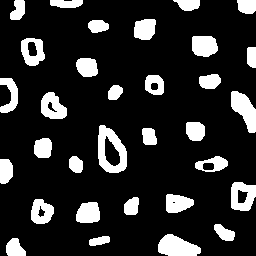
#> input picture bolhas.png, 256 x 256 px
$ jupyter execute bolhas.ipynb
#> lines starting #> are read from the running program, lines starting #| are printed output that depends on the picture; after the words box and inside, x2 and y2 are one past the last pixel; in counts of white or black regions, pixels touching at a corner belong together
<h2>Pré-processamento das Imagens</h2>

<p>Nesta célula, carregamos a imagem em escala de cinza usando a função cv2.imread() do OpenCV. A imagem é exibida utilizando matplotlib, para visualização inicial antes do pré-processamento.</p>

[cell 1]
import cv2
import numpy as np
import matplotlib.pyplot as plt

# Carregando a imagem em escala de cinza
image_path = 'bolhas.png'
image = cv2.imread(image_path, cv2.IMREAD_GRAYSCALE)
#> image: shape (256, 256); 16.5% white; 32 white regions, largest, box (x1, y1, x2, y2) and area: (98, 125, 127, 173) 789, (158, 234, 201, 256) 669, (231, 91, 256, 133) 613

# Exibindo a imagem original
plt.figure(figsize=(6, 6))
plt.title("Imagem Original")
plt.imshow(image, cmap='gray')
plt.axis('off')
plt.show()

<p>Aqui, aplicamos um filtro mediano para suavizar a imagem e reduzir os ruídos. O filtro mediano é útil para preservar as bordas enquanto elimina pequenas imperfeições. </p>

[cell 2]
# Aplicando um filtro mediano para reduzir ruídos
blurred_image = cv2.medianBlur(image, 5)
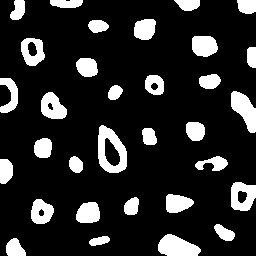
#> blurred_image: shape (256, 256); 16.3% white; 32 white regions, largest, box (x1, y1, x2, y2) and area: (98, 125, 127, 173) 790, (158, 234, 201, 256) 666, (231, 91, 256, 133) 611

# Exibindo a imagem pré-processada
plt.figure(figsize=(6, 6))
plt.title("Imagem Pré-processada (Filtro mediano)")
plt.imshow(blurred_image, cmap='gray')
plt.axis('off')
plt.show()

<h2>Extração do Fundo</h2>

<p>Nessa célula, usamos a limiarização Otsu para separar automaticamente os objetos do fundo da imagem. Após isso, aplicamos uma operação morfológica de fechamento para conectar pequenos fragmentos de objetos e limpar o resultado da segmentação.</p>
<p>Considerando que a imagem ja esta bem segmentada as operações morfológicas podem não ser cruciais</p>

[cell 3]
# Aplicando limiarização Otsu para separar os objetos do fundo
_, thresholded_image = cv2.threshold(blurred_image, 0, 255, cv2.THRESH_BINARY + cv2.THRESH_OTSU)


plt.figure(figsize=(6, 6))
plt.title("Imagem Pós-processada (Limiarização)")
plt.imshow(thresholded_image, cmap='gray')
plt.axis('off')
plt.show()

# Aplicando operações morfológicas para limpar a segmentação
kernel = cv2.getStructuringElement(cv2.MORPH_RECT, (3, 3))
cleaned_image = cv2.morphologyEx(thresholded_image, cv2.MORPH_CLOSE, kernel, iterations=2)
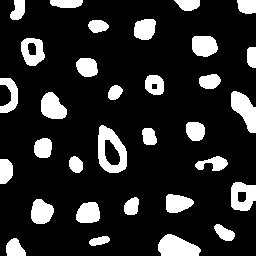
#> cleaned_image: shape (256, 256); 16.5% white; 32 white regions, largest, box (x1, y1, x2, y2) and area: (98, 125, 127, 173) 799, (158, 234, 201, 256) 678, (231, 91, 256, 133) 614

# Exibindo a imagem limiarizada e pós-processada
plt.figure(figsize=(6, 6))
plt.title("Imagem Pós-processada (Morfologia)")
plt.imshow(cleaned_image, cmap='gray')
plt.axis('off')
plt.show()

<h2>Segmentação e Contagem de Objetos usando Flood Fill</h2>

<p>Aqui, usamos a função bfs (Busca em Largura) para rotular os objetos conectados na imagem. Cada componente conectado recebe um rótulo único, e o total de objetos segmentados é exibido. A imagem resultante mostra cada objeto rotulado com uma cor diferente.</p>

[cell 4]
# Inicialize o rótulo e a matriz de labels
label_count = 1
labels = np.zeros_like(cleaned_image)
rows, cols = cleaned_image.shape
#> rows = 256; cols = 256

def bfs(x, y, label):
    queue = [(x, y)]
    labels[x, y] = label
    while queue:
        cx, cy = queue.pop(0)
        for nx, ny in [(cx+1, cy), (cx-1, cy), (cx, cy+1), (cx, cy-1)]:
            if 0 <= nx < rows and 0 <= ny < cols and cleaned_image[nx, ny] == 255 and labels[nx, ny] == 0:
                labels[nx, ny] = label
                queue.append((nx, ny))

# Percorrer todos os pixels da imagem
for i in range(rows):
    for j in range(cols):
        if cleaned_image[i, j] == 255 and labels[i, j] == 0:
            bfs(i, j, label_count)
            label_count += 1
#> after the loop, label_count = 33

num_objects = label_count - 1
#> num_objects = 32

# Exibindo a imagem rotulada
plt.figure(figsize=(6, 6))
plt.title(f"Imagem Segmentada com {num_objects} Objetos")
plt.imshow(labels, cmap='nipy_spectral')
plt.axis('off')
plt.show()
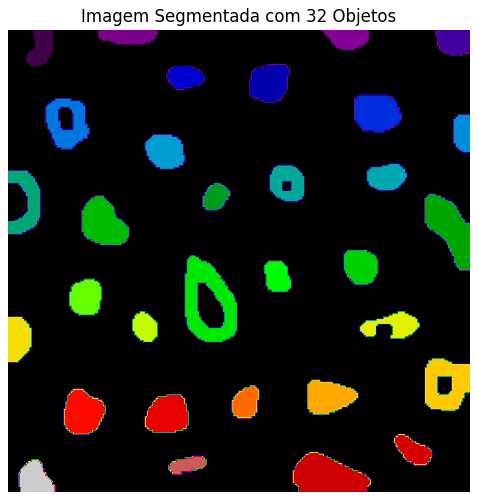
#> figure drawn by matplotlib, 1 panel

<h2>Visualização e Cálculo da Área dos Objetos</h2>

<p>Nesta última célula, criamos uma imagem onde cada objeto segmentado é colorido de acordo com sua área relativa, utilizando o espaço de cores HSV. O objetivo é visualizar facilmente cada objeto. Além disso, calculamos e exibimos a área (em pixels) de cada objeto identificado.</p>

[cell 5]
# Visualizar cada objeto com uma cor diferente e calcular a área
hue_img = np.zeros_like(labels, dtype=np.uint8)
saturation = np.ones_like(labels, dtype=np.uint8) * 255
value = np.ones_like(labels, dtype=np.uint8) * 255

for i in range(1, num_objects + 1):
    hue_value = int(180 * (i / num_objects))
    hue_img[labels == i] = hue_value
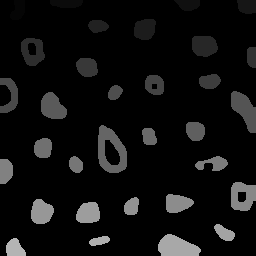
#> hue_img: shape (256, 256); min 0, max 180, mean 15.9

hsv_img = cv2.merge([hue_img, saturation, value])
color_img = cv2.cvtColor(hsv_img, cv2.COLOR_HSV2BGR)
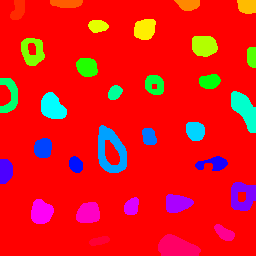
#> color_img: shape (256, 256, 3); mean B, G, R 23.4, 21.6, 232.8
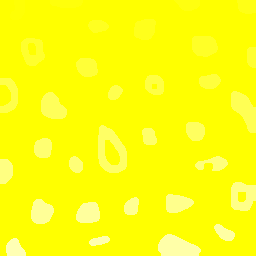
#> hsv_img: shape (256, 256, 3); mean of channels 0, 1, 2 15.9, 255, 255; drawn as B, G, R

# Exibindo a imagem colorida com os objetos rotulados
plt.figure(figsize=(6, 6))
plt.title("Objetos Segmentados e Coloridos")
plt.imshow(color_img)
plt.axis('off')
plt.show()

# Calculando e exibindo a área de cada objeto
for i in range(1, num_objects + 1):
    area = np.sum(labels == i)
    print(f'Objeto {i}: {area} pixels')

$ run again, with shapes.png copied over bolhas.png
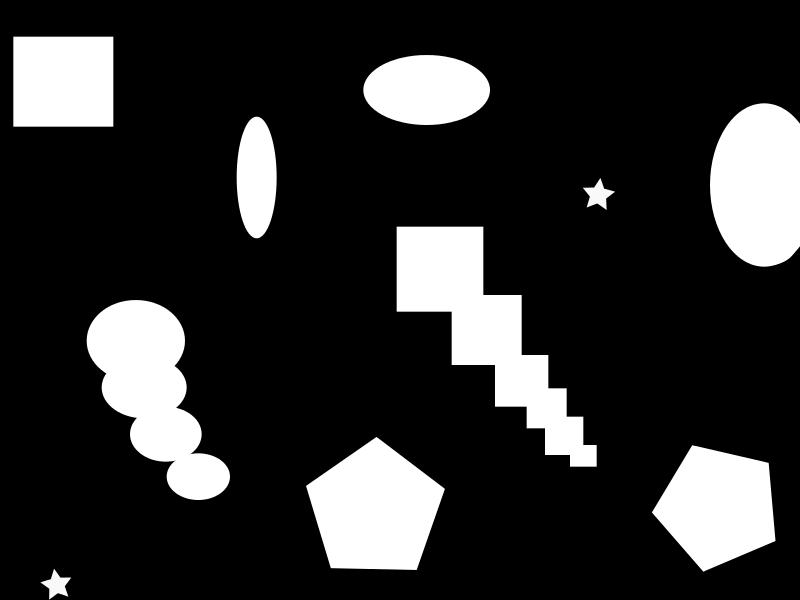
#> input picture shapes.png, 800 x 600 px
#> image is the input picture: shape (600, 800); min 0, max 255, mean 46.6
#> `_, thresholded_image = cv2.threshold(blurred_image, 0, 255, cv2.THRESH..`:
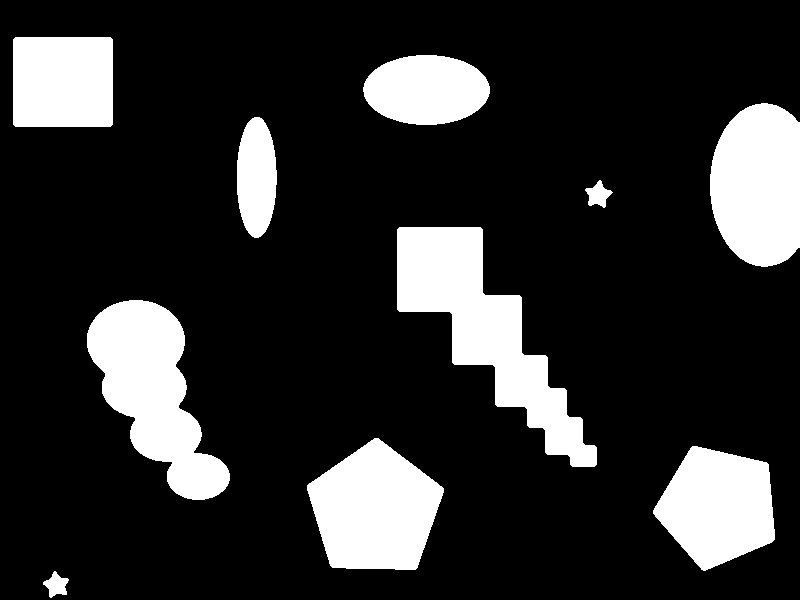
#> thresholded_image: shape (600, 800); 18.3% white; 10 white regions, largest, box (x1, y1, x2, y2) and area: (397, 227, 597, 467) 17024, (87, 300, 230, 500) 14407, (307, 438, 444, 570) 12690
#> cleaned_image: shape (600, 800); 18.3% white; 10 white regions, largest, box (x1, y1, x2, y2) and area: (397, 227, 597, 467) 17024, (87, 300, 230, 500) 14431, (307, 438, 444, 570) 12690
#> `color_img = cv2.cvtColor(hsv_img, cv2.COLOR_HSV2BGR)`:
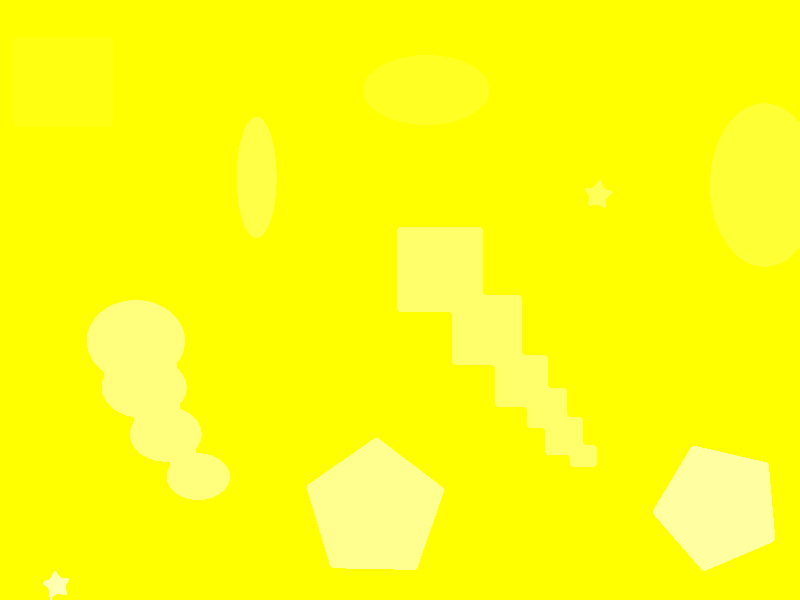
#> hsv_img: shape (600, 800, 3); mean of channels 0, 1, 2 18, 255, 255; drawn as B, G, R
